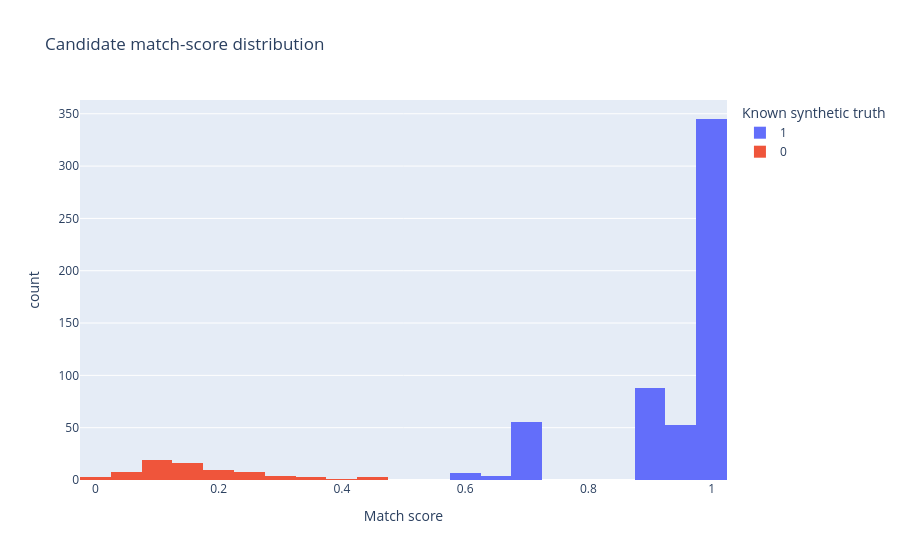

The cell this chart's notebook holds for it:
### Code cell
fig = px.histogram(pairs, x="match_score", color="true_match", nbins=30,
                   title="Candidate match-score distribution",
                   labels={"match_score":"Match score","true_match":"Known synthetic truth"})
fig.show()

### Figure 1 — Plotly figure (JSON) as saved in the notebook; plotly's stock layout.template omitted (floating-point values rounded to 4 significant figures; data arrays with more than 128 entries replaced by an {"elided": "..."} marker saying what was removed)
{"data": [{"bingroup": "x", "hovertemplate": "Known synthetic truth=1<br>Match score=%{x}<br>count=%{y}<extra></extra>", "legendgroup": "1", "marker": {"color": "#636efa", "pattern": {"shape": ""}}, "name": "1", "nbinsx": 30, "orientation": "v", "showlegend": true, "type": "histogram", "x": {"elided": "552 float values"}, "xaxis": "x", "yaxis": "y"}, {"bingroup": "x", "hovertemplate": "Known synthetic truth=0<br>Match score=%{x}<br>count=%{y}<extra></extra>", "legendgroup": "0", "marker": {"color": "#EF553B", "pattern": {"shape": ""}}, "name": "0", "nbinsx": 30, "orientation": "v", "showlegend": true, "type": "histogram", "x": [0.1267, 0.2909, 0.1189, 0.1215, 0.1215, 0.05455, 0.05455, 0.12, 0.1, 0.1891, 0.25, 0.3, 0.2143, 0.2143, 0.1333, 0.1333, 0.1333, 0.1333, 0.1, 0.1545, 0.04615, 0.1434, 0.26, 0.3727, 0.1273, 0.2256, 0.2227, 0.2323, 0.08571, 0.2088, 0.3889, 0.2333, 0.2055, 0.05455, 0.2545, 0.2545, 0.08, 0.4462, 0.4462, 0.3462, 0.3462, 0.1161, 0.0, 0.0, 0.1545, 0.1692, 0.1327, 0.159, 0.1333, 0.16, 0.1, 0.04615, 0.05455, 0.09231, 0.09231, 0.09231, 0.09231, 0.1667, 0.09231, 0.219, 0.2061, 0.2061, 0.08, 0.0, 0.06667, 0.3091, 0.1833, 0.09231, 0.1, 0.05455, 0.1215, 0.1333, 0.2444, 0.3, 0.46], "xaxis": "x", "yaxis": "y"}], "layout": {"barmode": "relative", "legend": {"title": {"text": "Known synthetic truth"}, "tracegroupgap": 0}, "title": {"text": "Candidate match-score distribution"}, "xaxis": {"anchor": "y", "domain": [0.0, 1.0], "title": {"text": "Match score"}}, "yaxis": {"anchor": "x", "domain": [0.0, 1.0], "title": {"text": "count"}}}}
